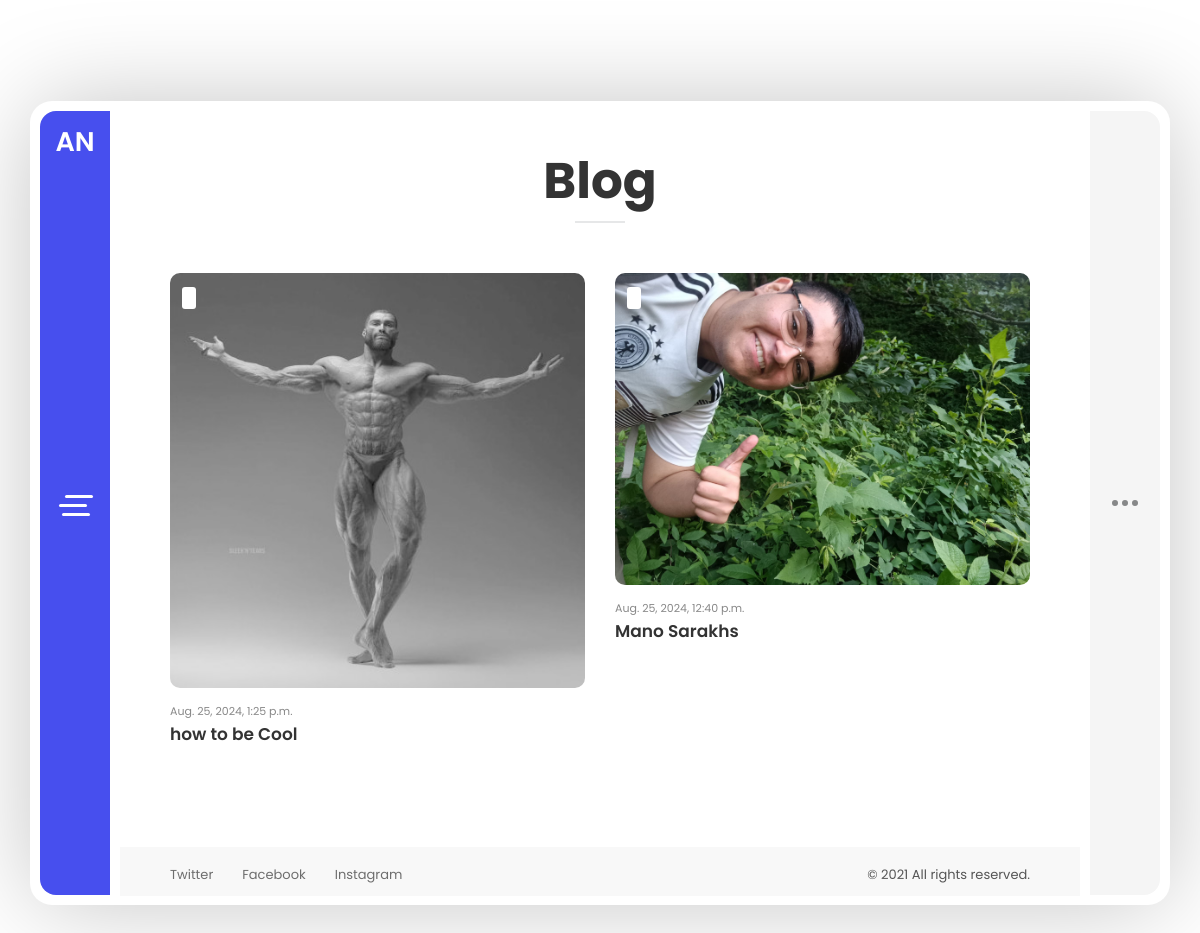
The app's page /blogs/, older data.
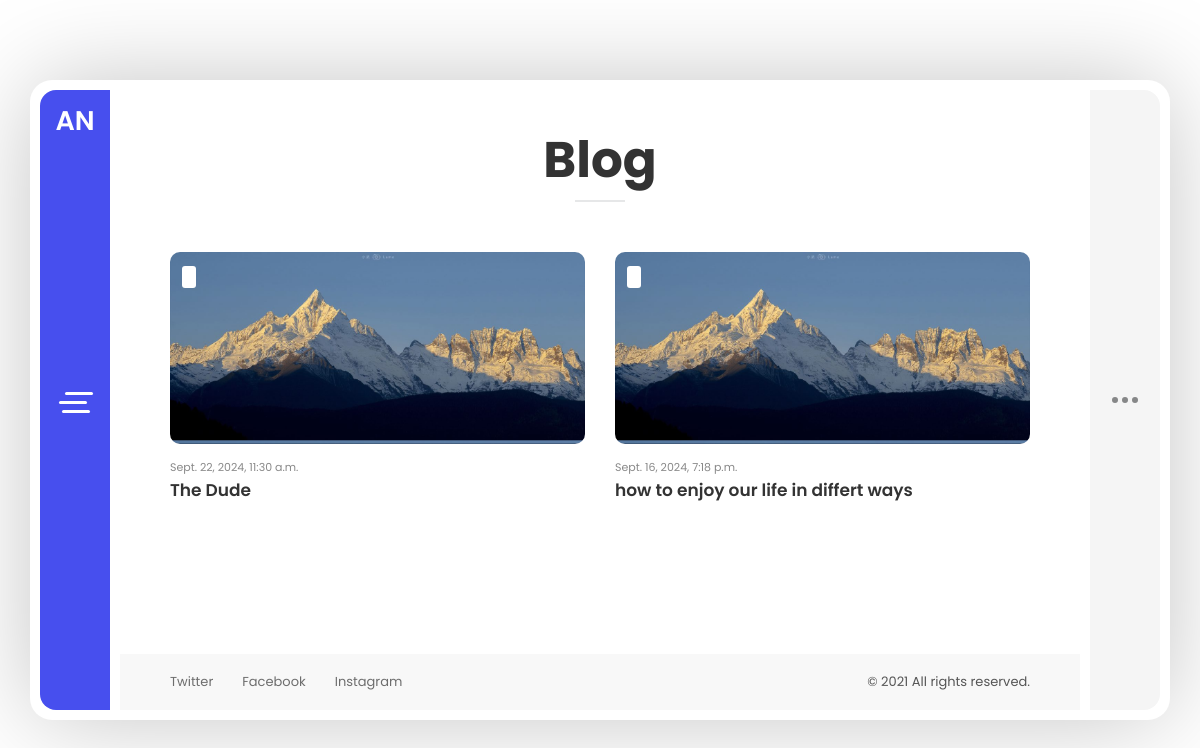
The same page, newer data.
### blogs/models.py (models this page shows)
class Blogs(models.Model):
    title = models.CharField(max_length=100)
    description = RichTextField()
    active = models.BooleanField(default=True)
    datetime_created = models.DateTimeField(auto_now_add=True)
    datetime_modified = models.DateTimeField(auto_now=True)
    cover = models.ImageField(upload_to='Blogs_cover/', blank= True)
    def get_absolute_url(self):
        return reverse("blog_info", args=[self.pk])

### blogs/views.py (the view)
# urls.py: path('', BlogsView.as_view(), name= 'blogs_list'),
class BlogsView(generic.ListView):
    queryset = Blogs.objects.filter(active=True).order_by('-datetime_created')
    context_object_name = 'blogs'
    template_name = 'blogs/blogs_list.html'

### blogs/context_processors.py (called while the page is built)
def blogs(request):
    return {'blog':Blogs.objects.all()}

### blogs/templates/blogs/blogs_list.html (shortened to what this page needs)
{% extends "_base.html" %}
{% block content %}
{% include 'leftbar.html' %}
    <div class="content-area single-page-area" data-animation="animated-section-rotateRoomBottomIn">
      <div class="single-page-content">
        <div class="content-wrapper">
          <div class="page-title">
            <h1>Blog</h1>
          </div>
          <article class="page type-page">
            <div class="entry-content">
              <div class="row">
                <div class=" col-xs-12 col-sm-12 ">
                  <div class="blog-masonry two-columns clearfix">
                    {% for foo in blogs %}
                    <div class="item">
                      <div class="blog-card">
                        <div class="media-block">
                          <div class="category">
                            <a href="#" title="ssss"></a>
                          </div>
                          <a href="{{foo.get_absolute_url}}">
                            {% if foo.cover %}
                            <img src="{{foo.cover.url}}" alt="" title="" />
                            {% endif %}
                          </a>
                        </div>
                        <div class="post-info">
                          <div class="post-date">{{foo.datetime_created}}</div>
                          <a href="{{foo.get_absolute_url}}">
                            <h4 class="blog-item-title">{{foo.title}}</h4>
                          </a>
                        </div>
                      </div>
                    </div>
                    {% endfor %}
                  </div>
                </div>
              </div>
            </div>
          </article>
        </div>
      </div>
      <footer class="site-footer clearfix">
        <div class="footer-social">
          <ul class="footer-social-links">
            <li>
              <a href="#" target="_blank">Twitter</a>
            </li>
            <li>
              <a href="#" target="_blank">Facebook</a>
            </li>
            <li>
              <a href="#" target="_blank">Instagram</a>
            </li>
          </ul>
        </div>
        <div class="footer-copyrights">
          <p>© 2021 All rights reserved.</p>
        </div>
      </footer>
    </div>
  </div>
</div>
{% endblock  %}

### templates/_base.html (shortened to what this page needs)
{% load static %}
<!DOCTYPE html>
<html lang="en" class="no-js">
<head>
    <link rel="stylesheet" href="{% static 'css/normalize.css' %}" type="text/css">
    <link rel="stylesheet" href="{% static 'css/bootstrap.min.css' %}" type="text/css">
    <link rel="stylesheet" href="{% static 'css/animations.css' %}" type="text/css">
    <link rel="stylesheet" href="{% static 'css/owl.carousel.css' %}" type="text/css">
    <link rel="stylesheet" href="{% static 'css/magnific-popup.css' %}" type="text/css">
    <link rel="stylesheet" href="{% static 'css/dlmenu.css' %}" type="text/css">
    <link rel="stylesheet" href="{% static 'css/main.css' %}" type="text/css">
  </head>
<body>
        <div class="page-wrapper bg-move-effect">
      <div class="page-content site-content">
        <header id="site_header" class="header">
          <div class="header-content">
            <div class="menu-button">
              <span></span>
              <span></span>
              <span></span>
            </div>
            <div class="header-titles">
              <a href="{% url "home" %}">
                <h2>AN</h2>
              </a>
            </div>
          </div>
        </header>
    {% block content  %}
    {% endblock  %}
</body>
</html>

### templates/leftbar.html (shortened to what this page needs)
<div class="r-sidebar">
    <div class="sidebar-button">
      <span></span>
      <span></span>
      <span></span>
    </div>
  </div>

### static/css/animations.css (style rules this page uses)
.animated-section-rotateRoomBottomIn { -webkit-transform-origin: 50% 100%; transform-origin: 50% 100%; -webkit-animation: rotateRoomBottomIn .8s both ease; animation: rotateRoomBottomIn .8s both ease; }

Row changes from the older to the newer data that the page shows:
removed Blogs: cover (picture), datetime_created "Aug. 25, 2024, 1:25 p.m.", title "how to be Cool"
removed Blogs: cover (picture), datetime_created "Aug. 25, 2024, 12:40 p.m.", title "Mano Sarakhs"
added Blogs: cover (picture), datetime_created "Sept. 22, 2024, 11:30 a.m.", title "The Dude"
added Blogs: cover (picture), datetime_created "Sept. 16, 2024, 7:18 p.m.", title "how to enjoy our life in differt ways"
